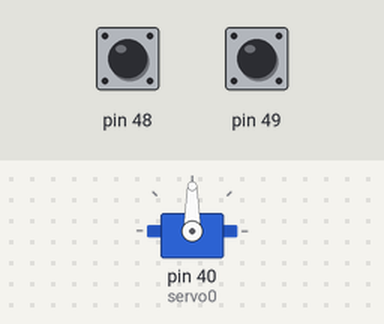
Simulated run of this sketch. Board: Arduino Mega 2560, built with avr-gcc and run on an emulated ATmega2560. Parts: servo. Inputs (shaded band) come from the test bench; at power-on: pin 48 HIGH, pin 49 HIGH.

Above: at 1.2 s.
1.3 s: pin 48 pulled LOW for 0.15 s
At 2.3 s:
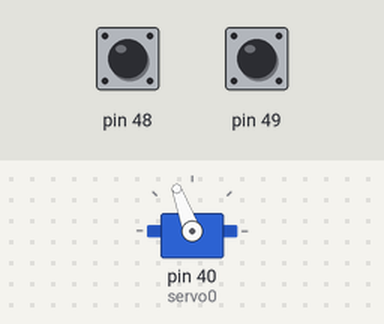
2.9 s: pin 49 pulled LOW for 0.15 s
At 3.5 s:
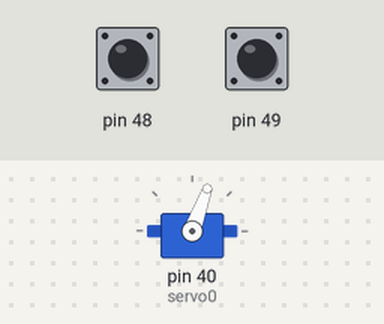
4.5 s: pin 48 pulled LOW for 1 s
At 5.9 s:
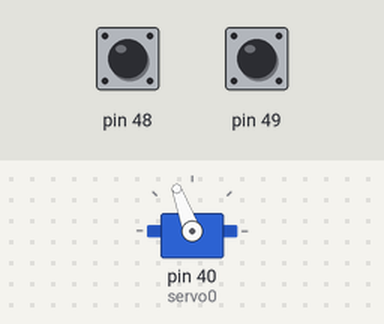
7.0 s: pin 49 pulled LOW for 1 s
At 7.9 s:
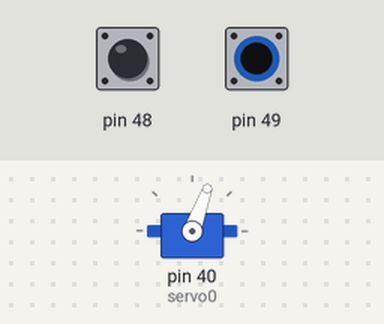
Timing chart, 0 to 10.0 s (numbered marks = the images above; inputs shaded):
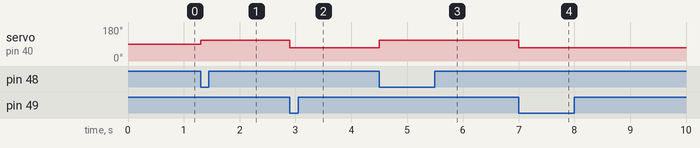

Measured:
- after the input at 1.3 s, servo on pin 40 (servo0): 90° → 110° at once
- after the input at 2.9 s, servo on pin 40 (servo0): 110° → 70° at once
- after the input at 4.5 s, servo on pin 40 (servo0): 70° → 110° at once
- after the input at 7.0 s, servo on pin 40 (servo0): 110° → 70° at once

The sketch:

main.ino
```cpp
#include <Servo.h>

Servo servo0;

void setup(){
  pinMode(48, INPUT_PULLUP);
  pinMode(49, INPUT_PULLUP);
  servo0.write(90);
  servo0.attach(40);
}

void loop(){

  if(!digitalRead(48)){
    servo0.write(110);
  }
  else if(!digitalRead(49)){
    servo0.write(70);
  }
  delay(50);
}
```
